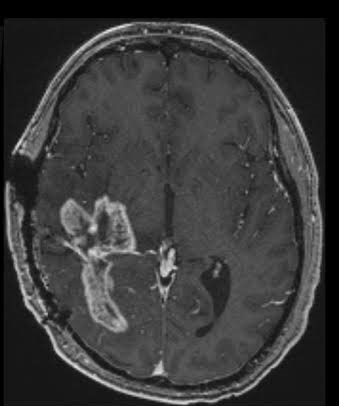
#> input picture data/raw_download/Testing/glioma/Te-gl_102.jpg, 339 x 406 px; its folder holds only this picture in this run
$ python -i preprocessing.py   (imports and definitions only)
#> lines starting #> are read from the running program, lines starting #| are printed output that depends on the picture
### src/config.py
"""
config.py
---------
Central configuration for the Brain Tumor MRI Classification project.
All hyperparameters, paths, and settings are defined here.
No other file should contain hardcoded values.
"""

from pathlib import Path

# ─────────────────────────────────────────────
# PROJECT ROOT
# ─────────────────────────────────────────────
ROOT_DIR = Path(__file__).resolve().parent.parent


# ─────────────────────────────────────────────
# DATA PATHS
# ─────────────────────────────────────────────
DATA_DIR            = ROOT_DIR / "data"
RAW_DOWNLOAD_DIR    = DATA_DIR / "raw_download"
RAW_TRAIN_DIR       = RAW_DOWNLOAD_DIR / "Training"
RAW_TEST_DIR        = RAW_DOWNLOAD_DIR / "Testing"
FEATURES_DIR        = DATA_DIR / "features"

TRAIN_FEATURES_PATH = FEATURES_DIR / "train_features.csv"
TEST_FEATURES_PATH  = FEATURES_DIR / "test_features.csv"


# ─────────────────────────────────────────────
# OUTPUT PATHS
# ─────────────────────────────────────────────
MODELS_DIR           = ROOT_DIR / "models"
RESULTS_DIR          = ROOT_DIR / "results"
CONFUSION_MATRIX_DIR = RESULTS_DIR / "confusion_matrices"
ROC_CURVES_DIR       = RESULTS_DIR / "roc_curves"
PLOTS_DIR            = RESULTS_DIR / "plots"
METRICS_TABLE_PATH   = RESULTS_DIR / "metrics_table.csv"
DATA_REPORT_PATH     = RESULTS_DIR / "data_report.txt"


# ─────────────────────────────────────────────
# CLASS CONFIGURATION
# Matches exact folder names in the dataset
# ─────────────────────────────────────────────
CLASSES     = ["glioma", "meningioma", "notumor", "pituitary"]
NUM_CLASSES = len(CLASSES)
CLASS_TO_IDX = {cls: idx for idx, cls in enumerate(CLASSES)}
IDX_TO_CLASS = {idx: cls for cls, idx in CLASS_TO_IDX.items()}

# Human-readable display names for plots and reports
CLASS_DISPLAY_NAMES = {
    "glioma":     "Glioma",
    "meningioma": "Meningioma",
    "notumor":    "No Tumor",
    "pituitary":  "Pituitary",
}


# ─────────────────────────────────────────────
# REPRODUCIBILITY
# ─────────────────────────────────────────────
RANDOM_SEED = 42


# ─────────────────────────────────────────────
# DATASET — already split by provider
# We use their split as-is (no re-splitting)
# but we still verify stratification
# ─────────────────────────────────────────────
DATASET_PRE_SPLIT = True   # masoudnickparvar dataset comes with Training/Testing folders


# ─────────────────────────────────────────────
# IMAGE PREPROCESSING
# ─────────────────────────────────────────────
IMAGE_SIZE       = (128, 128)
APPLY_CLAHE      = True
CLAHE_CLIP_LIMIT = 2.0
CLAHE_TILE_SIZE  = (8, 8)
# Gaussian blur intentionally disabled:
# LBP and GLCM rely on micro-texture — blur degrades these features
APPLY_BLUR       = False


# ─────────────────────────────────────────────
# FEATURE EXTRACTION TOGGLES
# ─────────────────────────────────────────────
USE_HOG  = True
USE_LBP  = True
USE_GLCM = True

# HOG
HOG_ORIENTATIONS    = 9
HOG_PIXELS_PER_CELL = (16, 16)
HOG_CELLS_PER_BLOCK = (2, 2)

# LBP
LBP_RADIUS   = 1
LBP_N_POINTS = 8 * LBP_RADIUS
LBP_METHOD   = "uniform"
LBP_N_BINS   = LBP_N_POINTS + 2

# GLCM
GLCM_DISTANCES  = [1]
GLCM_ANGLES     = [0, 0.785, 1.571, 2.356]
GLCM_PROPERTIES = ["contrast", "correlation", "energy", "homogeneity", "dissimilarity"]


# ─────────────────────────────────────────────
# DIMENSIONALITY REDUCTION
# ─────────────────────────────────────────────
APPLY_PCA          = True
PCA_VARIANCE_RATIO = 0.95


# ─────────────────────────────────────────────
# CLASS BALANCING
# ─────────────────────────────────────────────
APPLY_SMOTE    = True
SMOTE_STRATEGY = "auto"
SMOTE_K        = 5


# ─────────────────────────────────────────────
# CROSS VALIDATION
# ─────────────────────────────────────────────
CV_FOLDS = 5


# ─────────────────────────────────────────────
# MODEL HYPERPARAMETERS
# ─────────────────────────────────────────────
SVM_PARAM_GRID = {
    "C":      [0.1, 1, 10, 100],
    "gamma":  ["scale", "auto"],
    "kernel": ["rbf", "poly"],
}
SVM_DEFAULT_PARAMS = {
    "probability":  True,
    "random_state": RANDOM_SEED,
}

RF_PARAMS = {
    "n_estimators": 200,
    "max_depth":    None,
    "max_features": "sqrt",
    "n_jobs":       -1,
    "random_state": RANDOM_SEED,
}

KNN_PARAMS = {
    "n_neighbors": 7,
    "metric":      "euclidean",
    "weights":     "distance",
    "n_jobs":      -1,
}

NB_PARAMS = {
    "var_smoothing": 1e-9,
}

XGB_PARAM_GRID = {
    "n_estimators":  [100, 200],
    "learning_rate": [0.05, 0.1],
    "max_depth":     [4, 6],
}
XGB_DEFAULT_PARAMS = {
    "eval_metric":  "mlogloss",
    "random_state": RANDOM_SEED,
    "n_jobs":       -1,
}


# ─────────────────────────────────────────────
# GRID SEARCH
# ─────────────────────────────────────────────
GRID_SEARCH_CV      = 3
GRID_SEARCH_SCORING = "f1_weighted"
GRID_SEARCH_JOBS    = -1


# ─────────────────────────────────────────────
# VISUALIZATION
# ─────────────────────────────────────────────
PLOT_DPI               = 150
PLOT_STYLE             = "seaborn-v0_8-whitegrid"
PLOT_PALETTE           = "Set2"
FIGURE_SIZE            = (10, 7)
CMAP_CONFUSION         = "Blues"
ERROR_ANALYSIS_SAMPLES = 5


# ─────────────────────────────────────────────
# SAVED ARTIFACT FILENAMES
# ─────────────────────────────────────────────
MODEL_FILENAMES = {
    "SVM":          "svm.pkl",
    "RandomForest": "random_forest.pkl",
    "KNN":          "knn.pkl",
    "NaiveBayes":   "naive_bayes.pkl",
    "XGBoost":      "xgboost.pkl",
}
SCALER_FILENAME = "scaler.pkl"
PCA_FILENAME    = "pca.pkl"


# ─────────────────────────────────────────────
# RUNTIME — ensure all output dirs exist
# ─────────────────────────────────────────────
def _ensure_dirs():
    for d in [FEATURES_DIR, MODELS_DIR, CONFUSION_MATRIX_DIR, ROC_CURVES_DIR, PLOTS_DIR]:
        d.mkdir(parents=True, exist_ok=True)

_ensure_dirs()

### src/preprocessing.py
"""
preprocessing.py
----------------
Handles all image loading and preprocessing.
Each step is a pure function. The full pipeline is composed in `preprocess_image`.
Raw data is never modified — processed arrays are returned in memory.
"""

import cv2
import numpy as np
from pathlib import Path
from typing import Tuple, Optional
import logging

from src.config import (
    IMAGE_SIZE, APPLY_CLAHE, CLAHE_CLIP_LIMIT,
    CLAHE_TILE_SIZE, APPLY_BLUR, CLASSES,
    CLASS_TO_IDX, RAW_TRAIN_DIR, RAW_TEST_DIR
)

logger = logging.getLogger(__name__)


# ─────────────────────────────────────────────
# INDIVIDUAL STEPS
# ─────────────────────────────────────────────

def load_grayscale(img_path: str) -> Optional[np.ndarray]:
    """Load image as grayscale. Returns None if file is unreadable."""
    img = cv2.imread(str(img_path), cv2.IMREAD_GRAYSCALE)
#> img is the input picture: shape (406, 339); min 0, max 232, mean 58.2
    if img is None:
        logger.warning(f"Could not read image: {img_path}")
    return img


def resize_image(img: np.ndarray, size: Tuple[int, int] = IMAGE_SIZE) -> np.ndarray:
    """Resize to target size using area interpolation (best for downscaling)."""
#> called with size = (128, 128)
    return cv2.resize(img, size, interpolation=cv2.INTER_AREA)
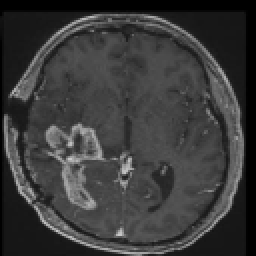
#> returned value: shape (128, 128) (shown 2 times larger); min 0, max 202, mean 58.2


def apply_clahe(img: np.ndarray) -> np.ndarray:
    """
    Apply CLAHE (Contrast Limited Adaptive Histogram Equalization).
    Enhances local contrast without amplifying noise globally.
    Critical for MRI images where tumor boundaries may be low-contrast.
    """
    clahe = cv2.createCLAHE(
        clipLimit=CLAHE_CLIP_LIMIT,
        tileGridSize=CLAHE_TILE_SIZE
    )
    return clahe.apply(img)
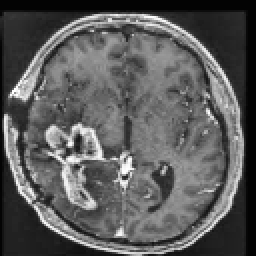
#> returned value: shape (128, 128) (shown 2 times larger); min 2, max 255, mean 90.8


def normalize(img: np.ndarray) -> np.ndarray:
    """Normalize pixel values to [0.0, 1.0] as float32."""
    return (img / 255.0).astype(np.float32)


# ─────────────────────────────────────────────
# FULL PIPELINE
# ─────────────────────────────────────────────

def preprocess_image(img_path: str) -> Optional[np.ndarray]:
    """
    Full preprocessing pipeline for a single image.
    Steps: Load → Resize → CLAHE (optional) → Normalize
    Gaussian blur is intentionally excluded: LBP and GLCM
    depend on micro-texture that blur would degrade.

    Returns:
        Preprocessed float32 numpy array of shape IMAGE_SIZE, or None if unreadable.
    """
    img = load_grayscale(img_path)
    if img is None:
        return None

    img = resize_image(img)

    if APPLY_CLAHE:
        img = apply_clahe(img)

    img = normalize(img)
    return img


# ─────────────────────────────────────────────
# DATASET LOADER
# ─────────────────────────────────────────────

# [90 lines left out: functions load_dataset, verify_dataset, _print_verification_report, not called in this run]

>>> result = preprocess_image('../data/raw_download/Testing/glioma/Te-gl_102.jpg')

$ run again, on data/raw_download/Testing/glioma/Te-gl_103.jpg
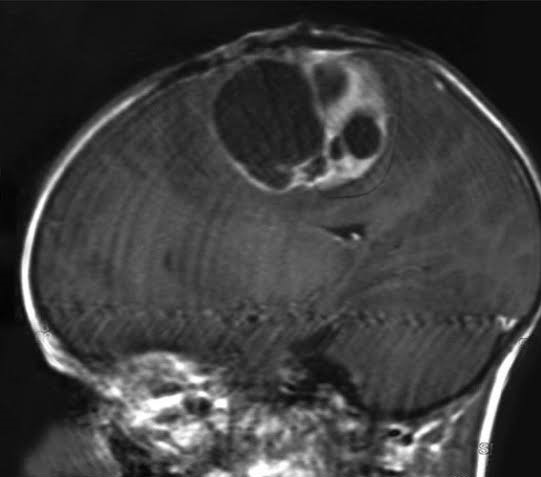
#> input picture data/raw_download/Testing/glioma/Te-gl_103.jpg, 541 x 477 px
#> in load_grayscale, img is the input picture: shape (477, 541); min 1, max 255, mean 61.8
#> in resize_image, `return cv2.resize(img, size, interpolation=cv2.INTER_AREA)`:
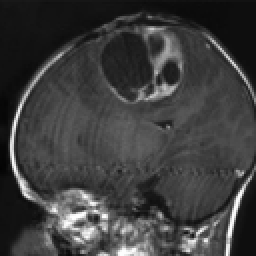
#> returned value: shape (128, 128) (shown 2 times larger); min 3, max 254, mean 61.8
#> in apply_clahe, `return clahe.apply(img)`:
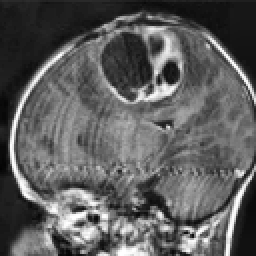
#> returned value: shape (128, 128) (shown 2 times larger); min 3, max 255, mean 93.5

$ run again, on data/raw_download/Testing/glioma/Te-gl_112.jpg
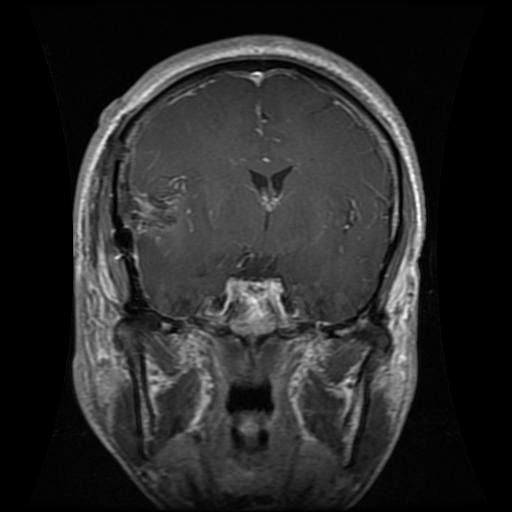
#> input picture data/raw_download/Testing/glioma/Te-gl_112.jpg, 512 x 512 px
#> in load_grayscale, img is the input picture: shape (512, 512); min 0, max 255, mean 41
#> in resize_image, `return cv2.resize(img, size, interpolation=cv2.INTER_AREA)`:
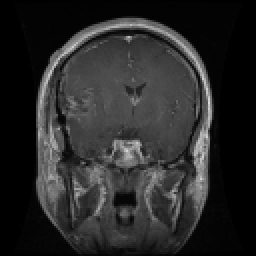
#> returned value: shape (128, 128) (shown 2 times larger); min 0, max 218, mean 41
#> in apply_clahe, `return clahe.apply(img)`:
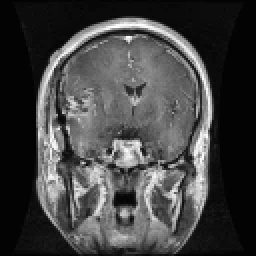
#> returned value: shape (128, 128) (shown 2 times larger); min 2, max 255, mean 66.9

$ run again, on data/raw_download/Testing/glioma/Te-gl_130.jpg
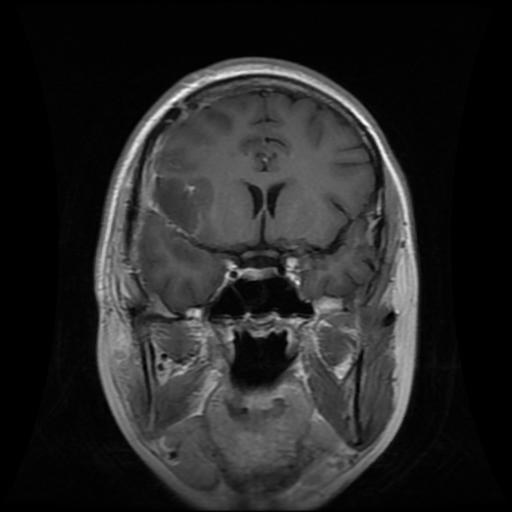
#> input picture data/raw_download/Testing/glioma/Te-gl_130.jpg, 512 x 512 px
#> in load_grayscale, img is the input picture: shape (512, 512); min 0, max 255, mean 38.1
#> in resize_image, `return cv2.resize(img, size, interpolation=cv2.INTER_AREA)`:
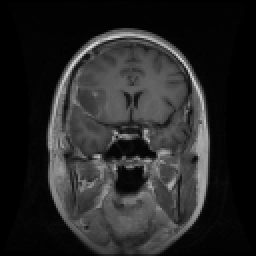
#> returned value: shape (128, 128) (shown 2 times larger); min 0, max 216, mean 38.1
#> in apply_clahe, `return clahe.apply(img)`:
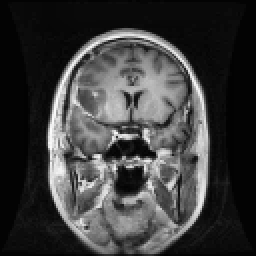
#> returned value: shape (128, 128) (shown 2 times larger); min 2, max 252, mean 60.7
